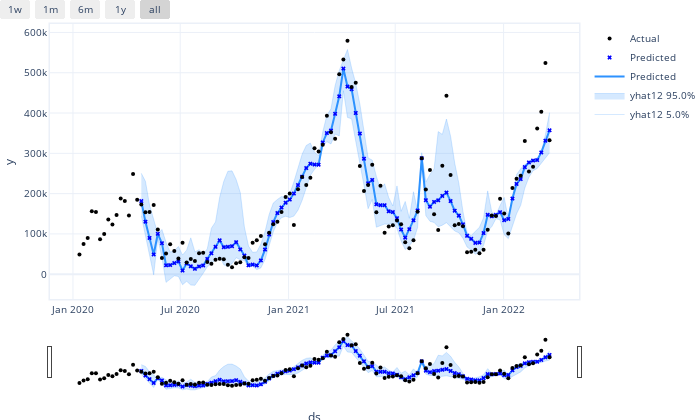

The code cell stored with this chart in its notebook:
### Code cell
q1_n2_ja.highlight_nth_step_ahead_of_each_forecast(12)
q1_n2_ja.plot(q1_forecast)
